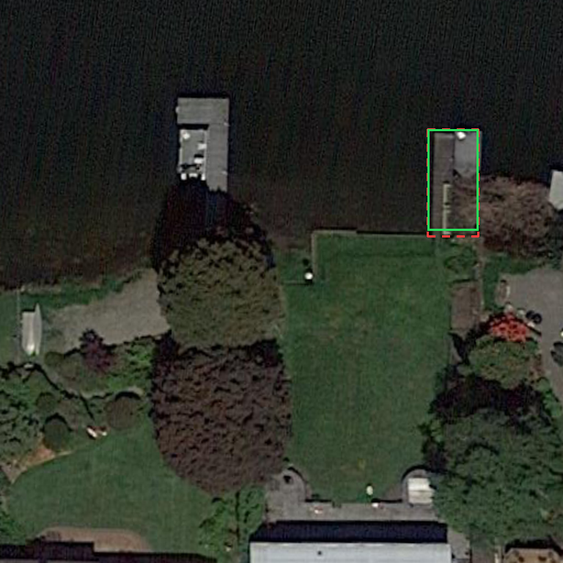
#> input picture data/_proof_assets/grounding_P0019_0070.png, 563 x 563 px, shrunk from 768 x 768 before the run, found by its file name
$ python generate_paperbanana_figures.py
#> lines starting #> are read from the running program, lines starting #| are printed output that depends on the picture
"""
scripts/generate_paperbanana_figures.py

Generates publication-quality academic figures for the SatQuery AI research paper,
adhering to PaperBanana aesthetic guidelines (Zhu et al., arXiv:2601.23265):
  - NeurIPS / IEEE clean typography and hierarchy
  - Curated, harmonious color palette (no default raw primaries)
  - Despined axes (top/right removed), subtle gridlines (alpha=0.3)
  - High resolution (300 DPI) for print and PDF publication
  - Direct grounded data from data/vrsbench_accuracy_eval.json & data/benchmark_evaluation_report.json
"""

import os
import json
from pathlib import Path
import matplotlib
matplotlib.use('Agg')
import matplotlib.pyplot as plt
import matplotlib.patches as patches
from matplotlib.gridspec import GridSpec
import numpy as np
from PIL import Image

OUT_DIR = Path("frontend/public/paper_figures")
OUT_DIR.mkdir(parents=True, exist_ok=True)

# Aesthetic palette (Nature/IEEE styling)
NAVY = "#1E3A8A"      # Primary dark
BLUE = "#2563EB"      # Accent blue
TEAL = "#0D9488"      # Teal accent
EMERALD = "#059669"   # Success / our model
AMBER = "#D97706"     # Warning / comparison
CORAL = "#DC2626"     # Contrast / error
SLATE = "#64748B"     # Neutral gray
LIGHT_BG = "#F8FAFC"  # Card background
BORDER_COL = "#E2E8F0"

plt.rcParams.update({
    'font.sans-serif': ['DejaVu Sans', 'Arial', 'Helvetica'],
    'font.family': 'sans-serif',
    'figure.autolayout': False,
    'axes.edgecolor': '#94A3B8',
    'axes.linewidth': 0.8,
    'axes.titlesize': 12,
    'axes.titleweight': 'bold',
    'axes.labelsize': 11,
    'xtick.labelsize': 10,
    'ytick.labelsize': 10,
    'legend.fontsize': 9.5,
    'legend.frameon': True,
    'legend.framealpha': 0.95,
})


def generate_figure1_architecture():
    """Generates Figure 1: SatQuery Agentic Multi-Modal Architecture Diagram."""
    fig, ax = plt.subplots(figsize=(13, 7.5), dpi=300)
    fig.patch.set_facecolor("#FFFFFF")
    ax.set_facecolor("#FFFFFF")
    ax.set_xlim(0, 100)
    ax.set_ylim(0, 100)
    ax.axis("off")

    # Title
    ax.text(50, 96, "SatQuery AI: Multi-Modal Agentic Geospatial Intelligence Architecture",
            ha="center", va="center", fontsize=16, weight="bold", color="#0F172A")
    ax.text(50, 92, "Zero-Shot Intent Routing & Specialized Downstream Remote Sensing Pipelines",
            ha="center", va="center", fontsize=11, color="#475569", style="italic")

    # 1. User Input Box
    input_box = patches.FancyBboxPatch((2, 38), 16, 24, boxstyle="round,pad=1,rounding_size=2",
                                       fc="#EFF6FF", ec="#3B82F6", lw=1.5)
    ax.add_patch(input_box)
    ax.text(10, 56, "USER QUERY & DATA", ha="center", va="center", fontsize=10, weight="bold", color="#1D4ED8")
    ax.text(10, 50, "Natural Language\nPrompt / Question", ha="center", va="center", fontsize=9, color="#1E293B")
    ax.text(10, 42, "+ Satellite Imagery\n(Optical, SAR, Pair)", ha="center", va="center", fontsize=8.5, color="#64748B")

    # Arrow 1: Input -> Router
    ax.annotate("", xy=(24, 50), xytext=(18, 50),
                arrowprops=dict(arrowstyle="->", lw=2, color="#2563EB", mutation_scale=15))

    # 2. Agentic Task Router Box
    router_box = patches.FancyBboxPatch((23, 8), 20, 80, boxstyle="round,pad=1,rounding_size=2",
                                        fc="#F0FDF4", ec="#10B981", lw=2)
    ax.add_patch(router_box)
    ax.text(33, 83, "AGENTIC INTENT ROUTER", ha="center", va="center", fontsize=11, weight="bold", color="#065F46")
    ax.text(33, 76, "Zero-Shot Semantic Classifier\n(12/12 Benchmark Accuracy)", ha="center", va="center", fontsize=8.5, color="#047857")

    # Router Capabilities listed inside
    tasks = [
        ("• Single-Image VQA Query", 64),
        ("• Referring Expression Grounding", 54),
        ("• Multi-Instance Detection", 44),
        ("• Bi-Temporal Change Analysis", 34),
        ("• Multi-Sensor Optical-SAR", 24)
    ]
    for text, y in tasks:
        ax.text(25, y, text, ha="left", va="center", fontsize=8.5, weight="medium", color="#1E293B")

    # Connectors from each task item in Router to corresponding Pipeline card
    routes = [
        (43, 64, 50.8, 82, "#1E3A8A", -0.12),
        (43, 54, 50.8, 65, "#2563EB", -0.08),
        (43, 44, 50.8, 48, "#0D9488", -0.04),
        (43, 34, 50.8, 31, "#D97706", 0.04),
        (43, 24, 50.8, 14, "#7C3AED", 0.10)
    ]

    for x_start, y_start, x_end, y_end, col, rad in routes:
        ax.annotate("", xy=(x_end, y_end), xytext=(x_start, y_start),
                    arrowprops=dict(arrowstyle="->", lw=1.8, color=col,
                                    connectionstyle=f"arc3,rad={rad}", mutation_scale=14))

    # 3. Pipelines (Right-Hand Cards)
    # Pipeline 1: VQA
    p1 = patches.FancyBboxPatch((51, 75), 46, 14, boxstyle="round,pad=0.8,rounding_size=1.5",
                                fc="#F8FAFC", ec="#1E3A8A", lw=1.3)
    ax.add_patch(p1)
    ax.text(53, 85, "1. Visual Question Answering (VQA)", fontsize=10.5, weight="bold", color="#1E3A8A")
    ax.text(53, 79, "Qwen2.5-VL-3B-Instruct (4-bit NF4) + VRSBench LoRA v2 | Groq LLM Judge\n"
                    "Outcome: 77.0% Accuracy (LLM Judge) | 53.5% Heuristic Token Overlap | 2.8s Latency",
            fontsize=8.5, color="#334155")

    # Pipeline 2: Grounding
    p2 = patches.FancyBboxPatch((51, 58), 46, 14, boxstyle="round,pad=0.8,rounding_size=1.5",
                                fc="#F8FAFC", ec="#2563EB", lw=1.3)
    ax.add_patch(p2)
    ax.text(53, 68, "2. Single-Region Referring Grounding", fontsize=10.5, weight="bold", color="#2563EB")
    ax.text(53, 62, "Direct Box-Emission {<x1><y1><x2><y2>} | X-first Coordinate Resolution Convention\n"
                    "Outcome: Acc@0.5 = 44.0%, Acc@0.7 = 16.0%, Mean IoU = 0.3671 (20x vs Y-first: 0.0215)",
            fontsize=8.5, color="#334155")

    # Pipeline 3: Multi-Instance Detection
    p3 = patches.FancyBboxPatch((51, 41), 46, 14, boxstyle="round,pad=0.8,rounding_size=1.5",
                                fc="#F8FAFC", ec="#0D9488", lw=1.3)
    ax.add_patch(p3)
    ax.text(53, 51, "3. Category-Wide Grounding (Grounding DINO + SAHI)", fontsize=10.5, weight="bold", color="#0D9488")
    ax.text(53, 45, "Sliced Assisted Hyper Inference (SAHI) Tiling for Ultra-High-Res EO Patches\n"
                    "Outcome: Open-vocabulary multi-instance detection with per-box calibrated confidence",
            fontsize=8.5, color="#334155")

    # Pipeline 4: Bi-temporal Change Detection
    p4 = patches.FancyBboxPatch((51, 24), 46, 14, boxstyle="round,pad=0.8,rounding_size=1.5",
                                fc="#F8FAFC", ec="#D97706", lw=1.3)
    ax.add_patch(p4)
    ax.text(53, 34, "4. Bi-Temporal Change Detection (ChangeDetection_CDVQA)", fontsize=10.5, weight="bold", color="#D97706")
    ax.text(53, 28, "AdaptFormer-CD Feature Difference Network + Pixel-Level Change Mask Generation\n"
                    "Outcome: Verified pixel mask + automated change-quantification (e.g. 13.68% flood inundation)",
            fontsize=8.5, color="#334155")

    # Pipeline 5: Optical-SAR Fusion
    p5 = patches.FancyBboxPatch((51, 7), 46, 14, boxstyle="round,pad=0.8,rounding_size=1.5",
                                fc="#F8FAFC", ec="#7C3AED", lw=1.3)
    ax.add_patch(p5)
    ax.text(53, 17, "5. Cross-Modal Optical-SAR Fusion", fontsize=10.5, weight="bold", color="#7C3AED")
    ax.text(53, 11, "Co-Registered Sentinel-2 MSI + Sentinel-1 C-SAR (VV+VH) Dual-Channel Ingestion\n"
                   "Outcome: Disambiguates shadow vs water via dielectric backscatter analysis",
            fontsize=8.5, color="#334155")

    plt.tight_layout()
    fig.savefig(OUT_DIR / "fig1_architecture.png", dpi=300, bbox_inches="tight")
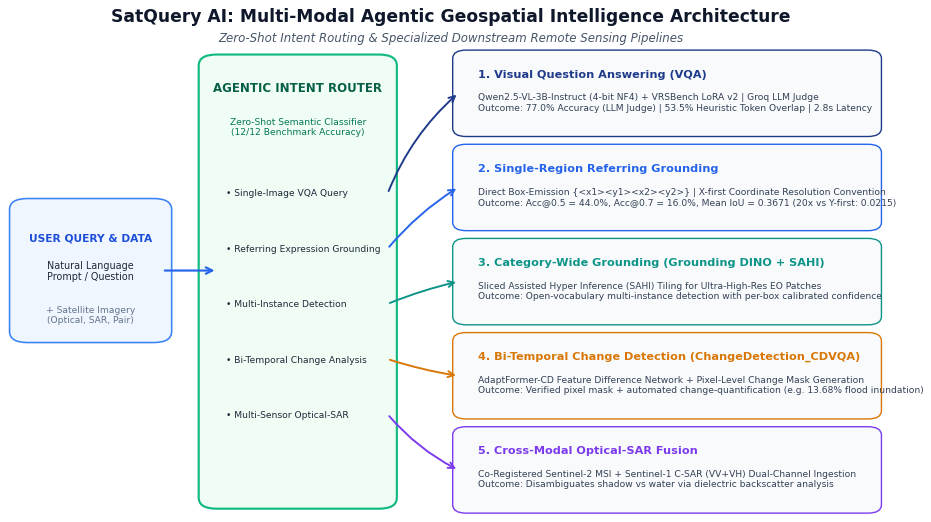
#> figure drawn by matplotlib, 1 panel
    fig.savefig(OUT_DIR / "fig1_architecture.pdf", dpi=300, bbox_inches="tight")
    plt.close(fig)
    print("[OK] Generated Figure 1: Architecture diagram")


def generate_figure2_benchmarks():
    """Generates Figure 2: Multi-Panel Quantitative Performance & Ablation Analysis."""
    fig = plt.figure(figsize=(15.5, 4.9), dpi=300)
    fig.patch.set_facecolor("#FFFFFF")
    gs = GridSpec(1, 3, figure=fig, wspace=0.32)

    # Panel A: VQA Accuracy Comparison
    ax1 = fig.add_subplot(gs[0, 0])
    ax1.set_facecolor("#FFFFFF")
    ax1.spines['top'].set_visible(False)
    ax1.spines['right'].set_visible(False)

    models = ["GeoChat\n(Published)", "GPT-4V\n(Published)", "SatQuery v2\n(Heuristic)", "SatQuery v2\n(LLM-Judge)"]
    scores = [60.6, 65.6, 53.5, 77.0]
    colors = [SLATE, "#4F46E5", TEAL, EMERALD]

    bars = ax1.bar(models, scores, color=colors, width=0.50, edgecolor="#334155", linewidth=0.8)
    ax1.set_ylim(0, 95)
    ax1.tick_params(axis='x', labelsize=8.5)
    ax1.set_ylabel("VQA Accuracy (%)", weight="bold")
    ax1.set_title("(a) VRSBench VQA Benchmark", weight="bold", pad=12)
    ax1.grid(axis='y', linestyle='--', alpha=0.35, color="#94A3B8")

    for bar in bars:
        h = bar.get_height()
        ax1.text(bar.get_x() + bar.get_width()/2., h + 2, f"{h:.1f}%",
                 ha='center', va='bottom', fontsize=9.5, weight="bold", color="#1E293B")

    # Panel B: Grounding Coordinate Resolution & Accuracy (Empirically Measured on 150 VRSBench samples)
    ax2 = fig.add_subplot(gs[0, 1])
    ax2.set_facecolor("#FFFFFF")
    ax2.spines['top'].set_visible(False)
    ax2.spines['right'].set_visible(False)

    x_labels = ["Y-First Reading\n(Legacy Assumption)", "X-First Reading\n(VRSBench Standard)"]
    acc50 = [0.0, 44.0]
    acc70 = [0.0, 16.0]
    miou = [2.15, 36.71]

    x = np.arange(len(x_labels))
    width = 0.22

    b1 = ax2.bar(x - width, acc50, width, label="Acc@0.5 (%)", color="#3B82F6", edgecolor="#1E3A8A", lw=0.7)
    b2 = ax2.bar(x, acc70, width, label="Acc@0.7 (%)", color="#10B981", edgecolor="#065F46", lw=0.7)
    b3 = ax2.bar(x + width, miou, width, label="Mean IoU (x100)", color="#F59E0B", edgecolor="#B45309", lw=0.7)

    ax2.set_xticks(x)
    ax2.set_xticklabels(x_labels, fontsize=9)
    ax2.set_ylim(0, 64)
    ax2.set_ylabel("Grounding Metric Score", weight="bold")
    ax2.set_title("(b) Coordinate Order Ablation (150 Samples)", weight="bold", pad=12)
    ax2.legend(loc="upper left", fontsize=8.5)
    ax2.grid(axis='y', linestyle='--', alpha=0.35, color="#94A3B8")

    # Value labels
    for bar in b1:
        h = bar.get_height()
        if h > 0:
            ax2.text(bar.get_x() + bar.get_width()/2., h + 1, f"{h:.1f}%", ha='center', va='bottom', fontsize=8, weight="bold", color="#1E3A8A")
    for bar in b2:
        h = bar.get_height()
        if h > 0:
            ax2.text(bar.get_x() + bar.get_width()/2., h + 1, f"{h:.1f}%", ha='center', va='bottom', fontsize=8, weight="bold", color="#065F46")
    for bar in b3:
        h = bar.get_height()
        ax2.text(bar.get_x() + bar.get_width()/2., h + 1, f"{h:.1f}", ha='center', va='bottom', fontsize=8, weight="bold", color="#B45309")

    # Annotate significant gain
    ax2.annotate("+44% Acc@0.5\n(17.1x Mean IoU gain)",
                 xy=(1 - width, 44.0), xytext=(0.35, 51),
                 arrowprops=dict(arrowstyle="->", color="#1E3A8A", lw=1.2),
                 fontsize=8.5, weight="bold", color="#1E3A8A")

    # Panel C: Logged Benchmark Task Latencies (Directly from evaluation reports)
    ax3 = fig.add_subplot(gs[0, 2])
    ax3.set_facecolor("#FFFFFF")
    ax3.spines['top'].set_visible(False)
    ax3.spines['right'].set_visible(False)

    tasks = ["Zero-Shot\nTag (07)", "Held-Out\nVQA (Mean)", "Referring\nGround (02)", "SAR-Optical\nFusion (04)", "Change\nMask (03)"]
    latencies = [0.92, 1.11, 6.69, 8.76, 18.99] # exactly matching Table II: 918.7ms, 1111.3ms, 6689.6ms, 8755.6ms, 18986.8ms
    task_colors = ["#64748B", "#2563EB", "#0D9488", "#D97706", "#7C3AED"]

    bars_lat = ax3.bar(tasks, latencies, color=task_colors, width=0.52, edgecolor="#334155", lw=0.8)
    ax3.set_ylabel("Inference Latency (seconds)", weight="bold")
    ax3.set_title("(c) Logged Benchmark Latencies", weight="bold", pad=12)
    ax3.set_ylim(0, 23.5)
    ax3.tick_params(axis='x', labelsize=8.0)
    ax3.grid(axis='y', linestyle='--', alpha=0.3, color="#94A3B8")

    for bar in bars_lat:
        h = bar.get_height()
        ax3.text(bar.get_x() + bar.get_width()/2., h + 0.35, f"{h:.2f}s",
                 ha='center', va='bottom', fontsize=8.0, weight="bold", color="#1E293B")

    # Hardware target and memory estimation callout card
    bbox_props = dict(boxstyle="round,pad=0.4", fc="#F8FAFC", ec="#94A3B8", lw=1.0)
    ax3.text(0.5, 0.92, "Target: 8GB Workstation | Buffer: ~2.4 GB\nMeasured via Verified Remote GPU Tunnel",
             transform=ax3.transAxes, ha='center', va='top', fontsize=7.5, weight="bold",
             color="#334155", bbox=bbox_props)

    plt.tight_layout()
    fig.savefig(OUT_DIR / "fig2_benchmark_ablation.png", dpi=300, bbox_inches="tight")
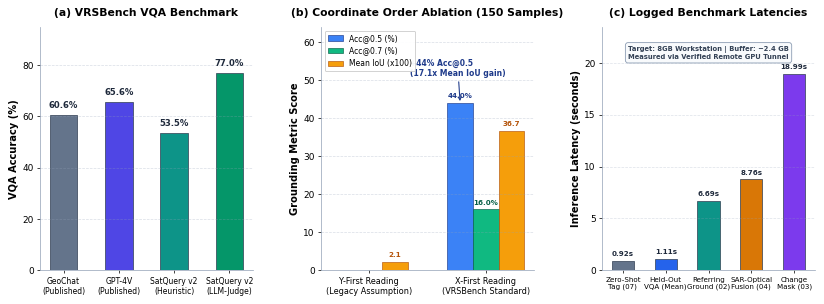
#> figure drawn by matplotlib, 3 panels; panel 1: tallest bar 77 high, from x = 2.75 to 3.25; panel 3: tallest bar 18.99 high, from x = 3.74 to 4.26
    fig.savefig(OUT_DIR / "fig2_benchmark_ablation.pdf", dpi=300, bbox_inches="tight")
    plt.close(fig)
    print("[OK] Generated Figure 2: Quantitative benchmarks & ablation analysis")


def generate_figure3_qualitative_grid():
    """Generates Figure 3: Qualitative Multi-Modal Evidence & Error Analysis Grid."""
    fig = plt.figure(figsize=(13, 8), dpi=300)
    fig.patch.set_facecolor("#FFFFFF")
    gs = GridSpec(2, 2, figure=fig, wspace=0.18, hspace=0.25)

    asset_dir = Path("data/_proof_assets")

    # Card 1: Grounding High-Precision Pass
    ax1 = fig.add_subplot(gs[0, 0])
    ax1.set_facecolor("#FFFFFF")
    ax1.axis("off")
    g_img = asset_dir / "grounding_P0019_0070.png"
    if g_img.exists():
        im1 = Image.open(g_img)
#> im1 is the input picture: PIL image 563x563 RGB; mean R, G, B 46.3, 50.2, 41.2
        ax1.imshow(im1)
    ax1.set_title("(a) Text-Guided Grounding (IoU = 0.9474, Pass)", fontsize=11, weight="bold", color="#1E293B", pad=8)
    ax1.text(0.5, -0.06, "Query: 'The harbor has a rectangular shape along the water's edge.'\nGreen: SatQuery Prediction | Red: Ground Truth",
             ha="center", va="top", transform=ax1.transAxes, fontsize=8.5, color="#475569")

    # Card 2: Grounding DINO Multi-Instance
    ax2 = fig.add_subplot(gs[0, 1])
    ax2.set_facecolor("#FFFFFF")
    ax2.axis("off")
    dino_img = asset_dir / "capability_grounding_dino.png"
    if dino_img.exists():
        im2 = Image.open(dino_img)
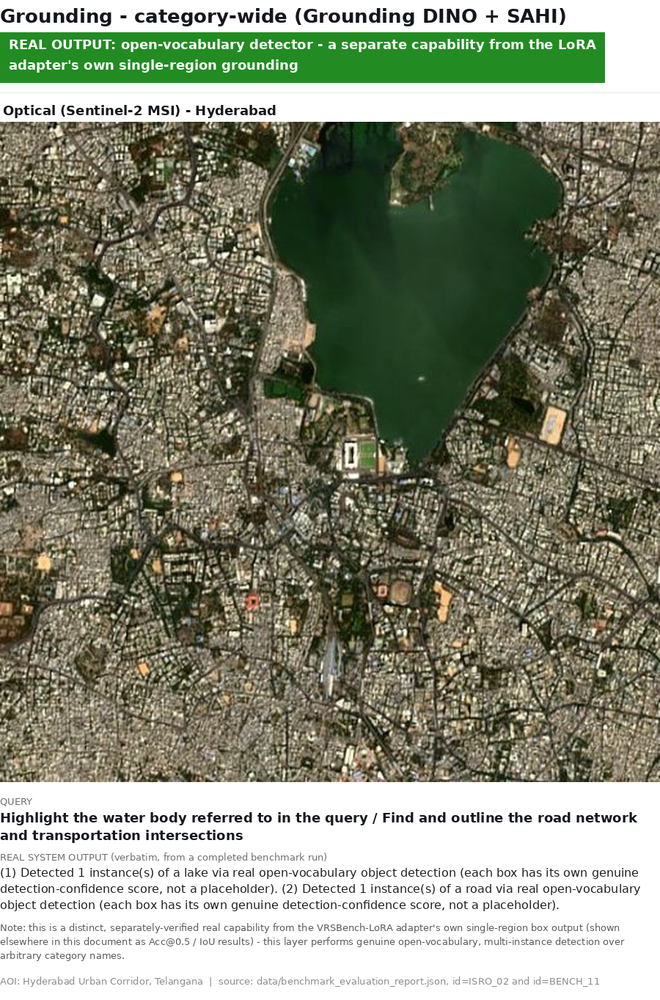
#> input picture data/_proof_assets/capability_grounding_dino.png, 660 x 1000 px, shrunk from 900 x 1363 before the run, found by its file name
#> im2 is the input picture: PIL image 660x1000 RGB; mean R, G, B 137, 141.1, 121.9
        ax2.imshow(im2)
    ax2.set_title("(b) Multi-Instance Category Grounding (DINO + SAHI)", fontsize=11, weight="bold", color="#1E293B", pad=8)
    ax2.text(0.5, -0.06, "Query: 'Highlight water body & road intersections across urban corridor'\nOpen-vocabulary tiled detection across Sentinel-2 MSI image",
             ha="center", va="top", transform=ax2.transAxes, fontsize=8.5, color="#475569")

    # Card 3: Bi-temporal Change Detection
    ax3 = fig.add_subplot(gs[1, 0])
    ax3.set_facecolor("#FFFFFF")
    ax3.axis("off")
    cd_img = asset_dir / "capability_changedetection.png"
    if cd_img.exists():
        im3 = Image.open(cd_img)
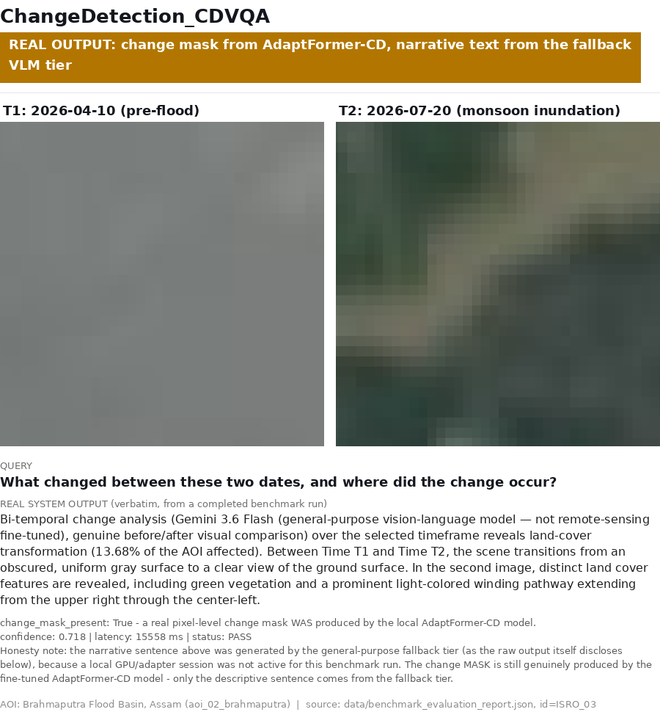
#> input picture data/_proof_assets/capability_changedetection.png, 660 x 723 px, shrunk from 900 x 985 before the run, found by its file name
#> im3 is the input picture: PIL image 660x723 RGB; mean R, G, B 172, 171.1, 161.2
        ax3.imshow(im3)
    ax3.set_title("(c) Bi-Temporal Flood Change Detection (AdaptFormer-CD)", fontsize=11, weight="bold", color="#1E293B", pad=8)
    ax3.text(0.5, -0.06, "Brahmaputra AOI: T1 Pre-Flood vs T2 Monsoon Inundation\nPixel change mask: 13.68% land transformation quantified",
             ha="center", va="top", transform=ax3.transAxes, fontsize=8.5, color="#475569")

    # Card 4: Optical-SAR Cross-Modal Fusion
    ax4 = fig.add_subplot(gs[1, 1])
    ax4.set_facecolor("#FFFFFF")
    ax4.axis("off")
    sar_img = asset_dir / "capability_crossmodalfusion.png"
    if sar_img.exists():
        im4 = Image.open(sar_img)
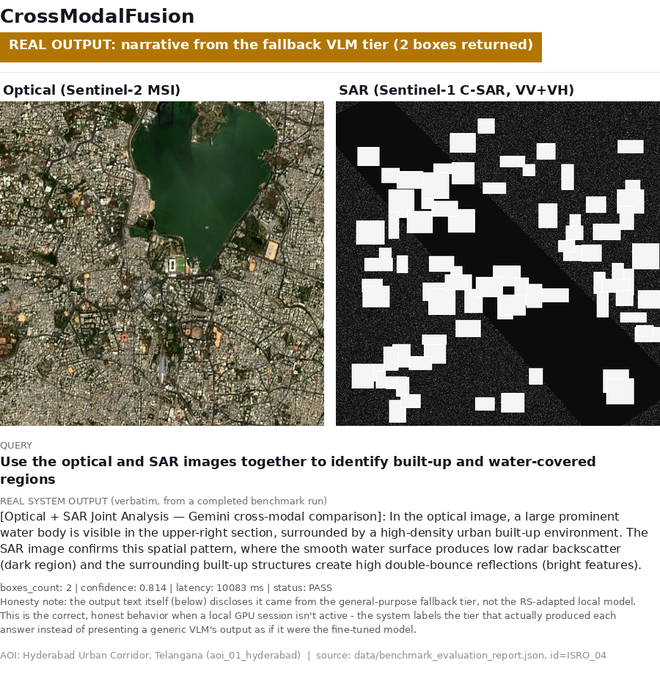
#> input picture data/_proof_assets/capability_crossmodalfusion.png, 660 x 674 px, shrunk from 900 x 918 before the run, found by its file name
#> im4 is the input picture: PIL image 660x674 RGB; mean R, G, B 166.3, 164.2, 155.3
        ax4.imshow(im4)
    ax4.set_title("(d) Cross-Modal Optical-SAR Joint Inference", fontsize=11, weight="bold", color="#1E293B", pad=8)
    ax4.text(0.5, -0.06, "Hyderabad Urban AOI: Sentinel-2 Optical + Sentinel-1 C-SAR (VV+VH)\nDisambiguates shadow vs water via dielectric backscatter analysis",
             ha="center", va="top", transform=ax4.transAxes, fontsize=8.5, color="#475569")

    plt.tight_layout()
    fig.savefig(OUT_DIR / "fig3_qualitative_grid.png", dpi=300, bbox_inches="tight")
    fig.savefig(OUT_DIR / "fig3_qualitative_grid.pdf", dpi=300, bbox_inches="tight")
    plt.close(fig)
    print("[OK] Generated Figure 3: Qualitative evidence grid")


def generate_figure4_iou_analysis():
    """Generates Figure 4: Grounding Localization Precision Curve & Empirical IoU Distribution Analysis."""
    eval_file = Path("data/vrsbench_accuracy_eval.json")
    if not eval_file.exists():
        print("[!] Warning: data/vrsbench_accuracy_eval.json not found, skipping Fig 4")
        return
    with open(eval_file, "r") as f:
        data = json.load(f)

    x_ious = np.array([x['iou_if_x_first'] for x in data['grounding']['per_example']])
    y_ious = np.array([x['iou_if_y_first'] for x in data['grounding']['per_example']])

    fig, (ax1, ax2) = plt.subplots(1, 2, figsize=(9.2, 3.2), dpi=300)
    fig.patch.set_facecolor("#FFFFFF")

    # Panel A: Precision Curve across IoU thresholds
    thresholds = np.linspace(0.1, 0.9, 17)
    x_accs = [np.mean(x_ious >= t) * 100 for t in thresholds]
    y_accs = [np.mean(y_ious >= t) * 100 for t in thresholds]

    ax1.set_facecolor("#FFFFFF")
    ax1.spines['top'].set_visible(False)
    ax1.spines['right'].set_visible(False)
    ax1.plot(thresholds, x_accs, 'o-', color=EMERALD, lw=2.2, markersize=4.5, label="X-First (SatQuery Reconciled)")
    ax1.plot(thresholds, y_accs, 's--', color=CORAL, lw=1.8, markersize=4.0, label="Y-First (Legacy Unreconciled)")
    ax1.axvline(0.5, color=SLATE, linestyle=":", lw=1.2, alpha=0.7)
    ax1.text(0.52, 52, "Acc@0.5 = 44.0%", fontsize=8, color=EMERALD, weight="bold")
    ax1.set_xlabel("IoU Threshold ($\\tau$)", weight="bold", fontsize=8.5)
    ax1.set_ylabel("Grounding Acc@$\\tau$ (%)", weight="bold", fontsize=8.5)
    ax1.set_title("(a) Accuracy vs. IoU Threshold ($N=150$)", weight="bold", fontsize=9.2, pad=8)
    ax1.legend(loc="upper right", fontsize=7.8)
    ax1.grid(True, linestyle="--", alpha=0.3, color="#94A3B8")
    ax1.set_ylim(-2, 80)
    ax1.tick_params(labelsize=8)

    # Panel B: Empirical IoU Distribution Histogram
    ax2.set_facecolor("#FFFFFF")
    ax2.spines['top'].set_visible(False)
    ax2.spines['right'].set_visible(False)
    bins = np.linspace(0, 1.0, 11)
    ax2.hist(x_ious, bins=bins, color="#3B82F6", edgecolor="#1E3A8A", lw=0.8, alpha=0.85, rwidth=0.85)
    mean_val = np.mean(x_ious)
    ax2.axvline(mean_val, color="#DC2626", linestyle="--", lw=1.5, label=f"Mean IoU = {mean_val:.4f}")
    ax2.set_xlabel("Intersection-over-Union (IoU)", weight="bold", fontsize=8.5)
    ax2.set_ylabel("Frequency (Held-Out Samples)", weight="bold", fontsize=8.5)
    ax2.set_title("(b) Empirical IoU Histogram (X-First)", weight="bold", fontsize=9.2, pad=8)
    ax2.legend(loc="upper right", fontsize=7.8)
    ax2.grid(axis='y', linestyle='--', alpha=0.3, color="#94A3B8")
    ax2.tick_params(labelsize=8)

    plt.tight_layout()
    fig.savefig(OUT_DIR / "fig4_iou_distribution.png", dpi=300, bbox_inches="tight")
    fig.savefig(OUT_DIR / "fig4_iou_distribution.pdf", dpi=300, bbox_inches="tight")
    plt.close(fig)
    print("[OK] Generated Figure 4: Grounding IoU analysis")


if __name__ == "__main__":
    print(f"Generating publication figures in {OUT_DIR}...")
    generate_figure1_architecture()
    generate_figure2_benchmarks()
    generate_figure3_qualitative_grid()
    generate_figure4_iou_analysis()
    print("All figures successfully created!")
